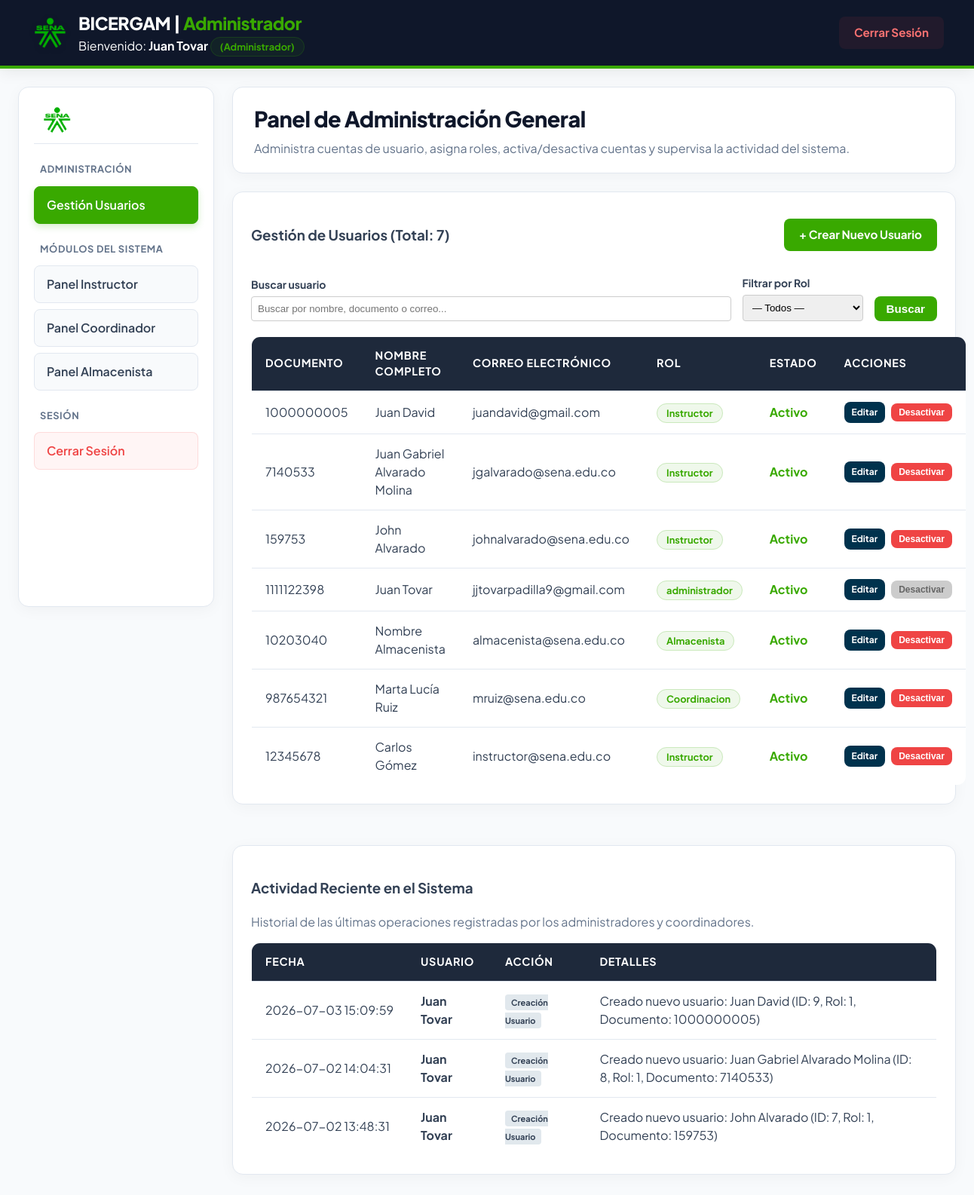
Page /Administrador/index.php (signed in) on the committed database.
### tables this page shows
CREATE TABLE `usuario` (
  `ID_USUARIO` int(11) NOT NULL,
  `ID_ROL` int(11) NOT NULL,
  `DOCUMENTO` varchar(20) NOT NULL,
  `NOMBRE` varchar(100) NOT NULL,
  `APELLIDO` varchar(100) NOT NULL,
  `EMAIL` varchar(100) NOT NULL,
  `PASSWORD` text NOT NULL,
  `ESTADO` enum('Activo','Inactivo','Pendiente') DEFAULT 'Activo'
);

CREATE TABLE `rol` (
  `ID_ROL` int(11) NOT NULL,
  `NOMBRE_ROL` varchar(50) NOT NULL
);

CREATE TABLE `auditoria_actividad` (
  `ID_AUDITORIA` int(11) NOT NULL,
  `ID_USUARIO` int(11) NOT NULL,
  `ACCION` varchar(255) NOT NULL,
  `DETALLE` text DEFAULT NULL,
  `FECHA` timestamp NOT NULL DEFAULT current_timestamp()
);

### Administrador/index.php (the view, shortened to what this page needs)
<?php
require_once '../conexion.php';
$usuarioNombre = htmlspecialchars($_SESSION['usuario_nombre'] ?? 'Administrador');
try {
    $pdo->exec("CREATE TABLE IF NOT EXISTS auditoria_actividad (
        ID_AUDITORIA INT AUTO_INCREMENT PRIMARY KEY,
        ID_USUARIO INT NOT NULL,
        ACCION VARCHAR(255) NOT NULL,
        DETALLE TEXT DEFAULT NULL,
        FECHA TIMESTAMP DEFAULT CURRENT_TIMESTAMP,
        FOREIGN KEY (ID_USUARIO) REFERENCES usuario(ID_USUARIO) ON DELETE CASCADE
    ) ENGINE=InnoDB DEFAULT CHARSET=utf8mb4 COLLATE=utf8mb4_unicode_ci");
} catch (Exception $e) {
    error_log('Error creando la tabla de auditoría: ' . $e->getMessage());
}
$busqueda = isset($_GET['q']) ? trim($_GET['q']) : '';
try {
    $sql = "SELECT u.*, r.NOMBRE_ROL
            FROM usuario u
            INNER JOIN rol r ON u.ID_ROL = r.ID_ROL
            WHERE 1=1";
    $params = [];
    $sql .= " ORDER BY u.ID_USUARIO DESC";
    $stmt = $pdo->prepare($sql);
    $stmt->execute($params);
    $usuarios = $stmt->fetchAll();
} catch (Exception $e) {
    error_log('Error cargando usuarios: ' . $e->getMessage());
    $usuarios = [];
}
try {
    $stmtLogs = $pdo->query("SELECT a.*, u.NOMBRE, u.APELLIDO
                             FROM auditoria_actividad a
                             INNER JOIN usuario u ON a.ID_USUARIO = u.ID_USUARIO
                             ORDER BY a.FECHA DESC LIMIT 50");
    $logsActividad = $stmtLogs->fetchAll();
} catch (Exception $e) {
    error_log('Error cargando log de actividad: ' . $e->getMessage());
    $logsActividad = [];
}
?>
<!DOCTYPE html>
<html lang="es">
<head>
    <link rel="stylesheet" href="../estilos.css">
</head>
<body>
<header class="header-main">
    <div class="header-left" style="display: flex; align-items: center; gap: 15px;">
        <img src="../imagenes/sena-logo.png" alt="SENA" class="sena-logo-img">
        <div>
            <h1 class="header-title">BICERGAM | <span class="accent-color">Administrador</span></h1>
            <div class="user-greeting">Bienvenido: <strong><?= $usuarioNombre ?></strong> <span class="role-badge">(Administrador)</span></div>
        </div>
    </div>
    <div class="header-right">
        <a href="../logout.php" class="btn btn-logout">Cerrar Sesión</a>
    </div>
</header>
<div class="dashboard-page">
    <aside class="dashboard-sidebar">
        <div class="sidebar-logo">
            <img src="../imagenes/sena-logo.png" alt="SENA">
        </div>
        <div class="sidebar-group">
            <h4>Administración</h4>
            <a href="index.php" class="sidebar-link sidebar-link--primary">Gestión Usuarios</a>
        </div>
        <div class="sidebar-group">
            <h4>Módulos del Sistema</h4>
            <a href="../instructor/index.php" class="sidebar-link">Panel Instructor</a>
            <a href="../coordinador/index.php" class="sidebar-link">Panel Coordinador</a>
            <a href="../almacenista/index.php" class="sidebar-link">Panel Almacenista</a>
        </div>
        <div class="sidebar-group sidebar-group--session">
            <h4>Sesión</h4>
            <a href="../logout.php" class="sidebar-link sidebar-link--logout">Cerrar Sesión</a>
        </div>
    </aside>
    <main class="dashboard-main">
        <div class="dashboard-topbar">
            <div>
                <h2>Panel de Administración General</h2>
                <p class="dashboard-subtitle">Administra cuentas de usuario, asigna roles, activa/desactiva cuentas y supervisa la actividad del sistema.</p>
            </div>
        </div>
        <div class="panel-card" style="margin-bottom: 30px;">
            <div style="display: flex; justify-content: space-between; align-items: center; flex-wrap: wrap; gap: 15px; margin-bottom: 20px;">
                <h3>Gestión de Usuarios (Total: <?= count($usuarios) ?>)</h3>
                <a href="crear_usuario.php" class="btn btn-sena">+ Crear Nuevo Usuario</a>
            </div>
            <form method="GET" action="index.php" id="form-busqueda" style="margin-bottom: 20px;">
                <div class="search-bar" style="display: flex; gap: 15px; align-items: flex-end; flex-wrap: wrap;">
                    <div class="field-group" style="flex: 1; min-width: 200px; display: flex; flex-direction: column;">
                        <label for="q" style="font-weight: bold; margin-bottom: 5px; font-size: 14px;">Buscar usuario</label>
                        <input type="text" id="q" name="q" class="search-input" placeholder="Buscar por nombre, documento o correo..." value="<?= htmlspecialchars($busqueda) ?>" style="padding: 8px; border: 1px solid #ccc; border-radius: 4px;" autocomplete="off">
                    </div>
                    <div class="field-group" style="min-width: 160px; display: flex; flex-direction: column;">
                        <label for="rol" style="font-weight: bold; margin-bottom: 5px; font-size: 14px;">Filtrar por Rol</label>
                        <select name="rol" id="rol" class="search-input" style="padding: 8px; border: 1px solid #ccc; border-radius: 4px;">
                            <option value="">— Todos —</option>
                        </select>
                    </div>
                    <button type="submit" class="btn btn-sena" style="padding: 8px 16px;">Buscar</button>
                </div>
            </form>
            <table style="width: 100%; border-collapse: collapse; margin-top: 15px;">
                <thead>
                    <tr>
                        <th>Documento</th>
                        <th>Nombre Completo</th>
                        <th>Correo Electrónico</th>
                        <th>Rol</th>
                        <th>Estado</th>
                        <th>Acciones</th>
                    </tr>
                </thead>
                <tbody>
                    <?php if (empty($usuarios)): ?>
                        <tr>
                            <td colspan="6" style="text-align: center; padding: 20px;">No se encontraron usuarios.</td>
                        </tr>
                    <?php else: ?>
                        <?php foreach ($usuarios as $usr): ?>
                            <tr>
                                <td><?= htmlspecialchars($usr['DOCUMENTO']) ?></td>
                                <td><?= htmlspecialchars($usr['NOMBRE'] . ' ' . $usr['APELLIDO']) ?></td>
                                <td><?= htmlspecialchars($usr['EMAIL']) ?></td>
                                <td><span class="role-badge"><?= htmlspecialchars($usr['NOMBRE_ROL']) ?></span></td>
                                <td>
                                    <strong style="color: <?= $usr['ESTADO'] === 'Activo' ? 'var(--verde-sena)' : 'var(--alerta-rojo)' ?>;">
                                        <?= htmlspecialchars($usr['ESTADO']) ?>
                                    </strong>
                                </td>
                                <td>
                                    <div style="display: flex; gap: 8px;">
                                        <a href="editar_usuario.php?id=<?= $usr['ID_USUARIO'] ?>" class="btn btn-sena" style="padding: 5px 10px; font-size: 12px; background-color: #00324D;">Editar</a>
                                        <form action="index.php" method="POST" style="margin: 0; display: inline;">
                                            <?php if ($usr['ID_USUARIO'] === intval($_SESSION['usuario_id'])): ?>
                                                <button type="button" class="btn" style="padding: 5px 10px; font-size: 12px; border: none; background: #ccc; color: #666; cursor: not-allowed;" title="No puedes desactivarte a ti mismo" disabled>Desactivar</button>
                                            <?php elseif ($usr['ESTADO'] === 'Activo'): ?>
                                                <button type="submit" class="btn btn-danger" style="padding: 5px 10px; font-size: 12px; border: none; background: var(--alerta-rojo); color: white;">Desactivar</button>
                                            <?php else: ?>
                                                <button type="submit" class="btn" style="padding: 5px 10px; font-size: 12px; border: none; background: var(--verde-sena); color: white;">Activar</button>
                                            <?php endif; ?>
                                        </form>
                                    </div>
                                </td>
                            </tr>
                        <?php endforeach; ?>
                    <?php endif; ?>
                </tbody>
            </table>
        </div>
        <div class="panel-card">
            <h3>Actividad Reciente en el Sistema</h3>
            <p class="dashboard-subtitle">Historial de las últimas operaciones registradas por los administradores y coordinadores.</p>
            <table style="width: 100%; border-collapse: collapse; margin-top: 15px;">
                <thead>
                    <tr>
                        <th>Fecha</th>
                        <th>Usuario</th>
                        <th>Acción</th>
                        <th>Detalles</th>
                    </tr>
                </thead>
                <tbody>
                    <?php if (empty($logsActividad)): ?>
                        <tr>
                            <td colspan="4" style="text-align: center; padding: 20px;">No hay registros de actividad recientes.</td>
                        </tr>
                    <?php else: ?>
                        <?php foreach ($logsActividad as $log): ?>
                            <tr>
                                <td style="white-space: nowrap;"><?= htmlspecialchars($log['FECHA']) ?></td>
                                <td><strong><?= htmlspecialchars($log['NOMBRE'] . ' ' . $log['APELLIDO']) ?></strong></td>
                                <td><span style="background: #e1e8ed; padding: 4px 8px; border-radius: 4px; font-size: 11px; font-weight: bold;"><?= htmlspecialchars($log['ACCION']) ?></span></td>
                                <td><?= htmlspecialchars($log['DETALLE']) ?></td>
                            </tr>
                        <?php endforeach; ?>
                    <?php endif; ?>
                </tbody>
            </table>
        </div>
    </main>
</div>
</body>
</html>

### rows in the picture
usuario: DOCUMENTO "1000000005", NOMBRE+APELLIDO "Juan David", EMAIL "juandavid@gmail.com", ID_ROL.NOMBRE_ROL "Instructor", ESTADO "Activo", shows "Desactivar"
usuario: DOCUMENTO "7140533", NOMBRE+APELLIDO "Juan Gabriel Alvarado Molina", EMAIL "jgalvarado@sena.edu.co", ID_ROL.NOMBRE_ROL "Instructor", ESTADO "Activo", shows "Desactivar"
usuario: DOCUMENTO "159753", NOMBRE+APELLIDO "John Alvarado", EMAIL "johnalvarado@sena.edu.co", ID_ROL.NOMBRE_ROL "Instructor", ESTADO "Activo", shows "Desactivar"
usuario: DOCUMENTO "1111122398", NOMBRE+APELLIDO "Juan Tovar", EMAIL "jjtovarpadilla9@gmail.com", ID_ROL.NOMBRE_ROL "administrador", ESTADO "Activo", shows "Desactivar"
usuario: DOCUMENTO "10203040", NOMBRE+APELLIDO "Nombre Almacenista", EMAIL "almacenista@sena.edu.co", ID_ROL.NOMBRE_ROL "Almacenista", ESTADO "Activo", shows "Desactivar"
usuario: DOCUMENTO "987654321", NOMBRE+APELLIDO "Marta Lucía Ruiz", EMAIL "mruiz@sena.edu.co", ID_ROL.NOMBRE_ROL "Coordinacion", ESTADO "Activo", shows "Desactivar"
usuario: DOCUMENTO "12345678", NOMBRE+APELLIDO "Carlos Gómez", EMAIL "instructor@sena.edu.co", ID_ROL.NOMBRE_ROL "Instructor", ESTADO "Activo", shows "Desactivar"
auditoria_actividad: FECHA "2026-07-03 15:09:59", ID_USUARIO.APELLIDO "Juan Tovar", ACCION "Creación Usuario", DETALLE "Creado nuevo usuario: Juan David (ID: 9, Rol: 1, Documento: 1000000005)"
auditoria_actividad: FECHA "2026-07-02 14:04:31", ID_USUARIO.APELLIDO "Juan Tovar", ACCION "Creación Usuario", DETALLE "Creado nuevo usuario: Juan Gabriel Alvarado Molina (ID: 8, Rol: 1, Documento: 7140533)"
auditoria_actividad: FECHA "2026-07-02 13:48:31", ID_USUARIO.APELLIDO "Juan Tovar", ACCION "Creación Usuario", DETALLE "Creado nuevo usuario: John Alvarado (ID: 7, Rol: 1, Documento: 159753)"

### other values in the picture
$usuarioNombre "Juan Tovar"
count($usuarios) "7"
